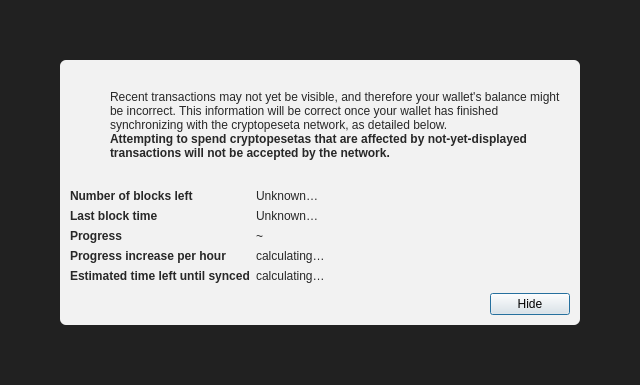
<?xml version="1.0" encoding="UTF-8"?>
<ui version="4.0">
 <class>ModalOverlay</class>
 <widget class="QWidget" name="ModalOverlay">
  <property name="geometry">
   <rect>
    <x>0</x>
    <y>0</y>
    <width>640</width>
    <height>385</height>
   </rect>
  </property>
  <property name="windowTitle">
   <string>Form</string>
  </property>
  <layout class="QVBoxLayout" name="verticalLayout" stretch="0">
   <property name="sizeConstraint">
    <enum>QLayout::SetDefaultConstraint</enum>
   </property>
   <property name="leftMargin">
    <number>0</number>
   </property>
   <property name="topMargin">
    <number>0</number>
   </property>
   <property name="rightMargin">
    <number>0</number>
   </property>
   <property name="bottomMargin">
    <number>0</number>
   </property>
   <item>
    <widget class="QWidget" name="bgWidget" native="true">
     <property name="styleSheet">
      <string notr="true">#bgWidget { background: rgba(0,0,0,220); }</string>
     </property>
     <layout class="QVBoxLayout" name="verticalLayoutMain" stretch="1">
      <property name="leftMargin">
       <number>60</number>
      </property>
      <property name="topMargin">
       <number>60</number>
      </property>
      <property name="rightMargin">
       <number>60</number>
      </property>
      <property name="bottomMargin">
       <number>60</number>
      </property>
      <item>
       <widget class="QWidget" name="contentWidget" native="true">
        <property name="styleSheet">
         <string notr="true">#contentWidget { background: rgba(255,255,255,240); border-radius: 6px; }

QLabel { color: rgb(40,40,40);  }</string>
        </property>
        <layout class="QVBoxLayout" name="verticalLayoutSub" stretch="1,0,0,0">
         <property name="spacing">
          <number>0</number>
         </property>
         <property name="leftMargin">
          <number>10</number>
         </property>
         <property name="topMargin">
          <number>10</number>
         </property>
         <property name="rightMargin">
          <number>10</number>
         </property>
         <property name="bottomMargin">
          <number>10</number>
         </property>
         <item>
          <layout class="QHBoxLayout" name="horizontalLayoutIconText" stretch="0,1">
           <property name="topMargin">
            <number>20</number>
           </property>
           <item>
            <layout class="QVBoxLayout" name="verticalLayoutIcon">
             <property name="leftMargin">
              <number>0</number>
             </property>
             <item>
              <widget class="QPushButton" name="warningIcon">
               <property name="enabled">
                <bool>false</bool>
               </property>
               <property name="text">
                <string/>
               </property>
               <property name="icon">
                <iconset>
                 <normaloff>:/icons/warning</normaloff>
                 <disabledoff>:/icons/warning</disabledoff>:/icons/warning</iconset>
               </property>
               <property name="iconSize">
                <size>
                 <width>48</width>
                 <height>48</height>
                </size>
               </property>
               <property name="flat">
                <bool>true</bool>
               </property>
              </widget>
             </item>
             <item>
              <spacer name="verticalSpacerWarningIcon">
               <property name="orientation">
                <enum>Qt::Vertical</enum>
               </property>
               <property name="sizeHint" stdset="0">
                <size>
                 <width>20</width>
                 <height>40</height>
                </size>
               </property>
              </spacer>
             </item>
            </layout>
           </item>
           <item>
            <layout class="QVBoxLayout" name="verticalLayoutInfoText">
             <property name="leftMargin">
              <number>0</number>
             </property>
             <property name="topMargin">
              <number>0</number>
             </property>
             <item>
              <widget class="QLabel" name="infoText">
               <property name="text">
                <string>Recent transactions may not yet be visible, and therefore your wallet's balance might be incorrect. This information will be correct once your wallet has finished synchronizing with the cryptopeseta network, as detailed below.</string>
               </property>
               <property name="textFormat">
                <enum>Qt::RichText</enum>
               </property>
               <property name="wordWrap">
                <bool>true</bool>
               </property>
              </widget>
             </item>
             <item>
              <widget class="QLabel" name="infoTextStrong">
               <property name="font">
                <font>
                 <weight>75</weight>
                 <bold>true</bold>
                </font>
               </property>
               <property name="text">
                <string>Attempting to spend cryptopesetas that are affected by not-yet-displayed transactions will not be accepted by the network.</string>
               </property>
               <property name="textFormat">
                <enum>Qt::RichText</enum>
               </property>
               <property name="wordWrap">
                <bool>true</bool>
               </property>
              </widget>
             </item>
             <item>
              <spacer name="verticalSpacerInTextSpace">
               <property name="orientation">
                <enum>Qt::Vertical</enum>
               </property>
               <property name="sizeHint" stdset="0">
                <size>
                 <width>20</width>
                 <height>40</height>
                </size>
               </property>
              </spacer>
             </item>
            </layout>
           </item>
          </layout>
         </item>
         <item>
          <spacer name="verticalSpacerAfterText">
           <property name="orientation">
            <enum>Qt::Vertical</enum>
           </property>
           <property name="sizeHint" stdset="0">
            <size>
             <width>20</width>
             <height>40</height>
            </size>
           </property>
          </spacer>
         </item>
         <item>
          <layout class="QFormLayout" name="formLayout">
           <property name="fieldGrowthPolicy">
            <enum>QFormLayout::FieldsStayAtSizeHint</enum>
           </property>
           <property name="horizontalSpacing">
            <number>6</number>
           </property>
           <property name="verticalSpacing">
            <number>6</number>
           </property>
           <property name="topMargin">
            <number>10</number>
           </property>
           <item row="0" column="0">
            <widget class="QLabel" name="labelNumberOfBlocksLeft">
             <property name="font">
              <font>
               <weight>75</weight>
               <bold>true</bold>
              </font>
             </property>
             <property name="text">
              <string>Number of blocks left</string>
             </property>
            </widget>
           </item>
           <item row="0" column="1">
            <widget class="QLabel" name="numberOfBlocksLeft">
             <property name="text">
              <string>Unknown…</string>
             </property>
            </widget>
           </item>
           <item row="1" column="0">
            <widget class="QLabel" name="labelLastBlockTime">
             <property name="font">
              <font>
               <weight>75</weight>
               <bold>true</bold>
              </font>
             </property>
             <property name="text">
              <string>Last block time</string>
             </property>
            </widget>
           </item>
           <item row="1" column="1">
            <widget class="QLabel" name="newestBlockDate">
             <property name="sizePolicy">
              <sizepolicy hsizetype="Maximum" vsizetype="Preferred">
               <horstretch>0</horstretch>
               <verstretch>0</verstretch>
              </sizepolicy>
             </property>
             <property name="text">
              <string>Unknown…</string>
             </property>
            </widget>
           </item>
           <item row="2" column="0">
            <widget class="QLabel" name="labelSyncDone">
             <property name="font">
              <font>
               <weight>75</weight>
               <bold>true</bold>
              </font>
             </property>
             <property name="text">
              <string>Progress</string>
             </property>
            </widget>
           </item>
           <item row="2" column="1">
            <layout class="QHBoxLayout" name="horizontalLayoutSync" stretch="0,1">
             <item>
              <widget class="QLabel" name="percentageProgress">
               <property name="text">
                <string notr="true">~</string>
               </property>
              </widget>
             </item>
            </layout>
           </item>
           <item row="4" column="0">
            <widget class="QLabel" name="labelProgressIncrease">
             <property name="font">
              <font>
               <weight>75</weight>
               <bold>true</bold>
              </font>
             </property>
             <property name="text">
              <string>Progress increase per hour</string>
             </property>
            </widget>
           </item>
           <item row="4" column="1">
            <widget class="QLabel" name="progressIncreasePerH">
             <property name="text">
              <string>calculating…</string>
             </property>
            </widget>
           </item>
           <item row="5" column="0">
            <widget class="QLabel" name="labelEstimatedTimeLeft">
             <property name="font">
              <font>
               <weight>75</weight>
               <bold>true</bold>
              </font>
             </property>
             <property name="text">
              <string>Estimated time left until synced</string>
             </property>
            </widget>
           </item>
           <item row="5" column="1">
            <widget class="QLabel" name="expectedTimeLeft">
             <property name="text">
              <string>calculating…</string>
             </property>
            </widget>
           </item>
          </layout>
         </item>
         <item>
          <layout class="QHBoxLayout" name="horizontalLayoutButtons">
           <property name="leftMargin">
            <number>10</number>
           </property>
           <property name="topMargin">
            <number>10</number>
           </property>
           <item>
            <spacer name="horizontalSpacer">
             <property name="orientation">
              <enum>Qt::Horizontal</enum>
             </property>
             <property name="sizeHint" stdset="0">
              <size>
               <width>40</width>
               <height>20</height>
              </size>
             </property>
            </spacer>
           </item>
           <item>
            <widget class="QPushButton" name="closeButton">
             <property name="text">
              <string>Hide</string>
             </property>
             <property name="shortcut">
              <string>Esc</string>
             </property>
             <property name="focusPolicy">
              <enum>Qt::StrongFocus</enum>
             </property>
             <property name="default">
              <bool>true</bool>
             </property>
            </widget>
           </item>
          </layout>
         </item>
        </layout>
       </widget>
      </item>
     </layout>
    </widget>
   </item>
  </layout>
 </widget>
 <resources/>
 <connections/>
</ui>
